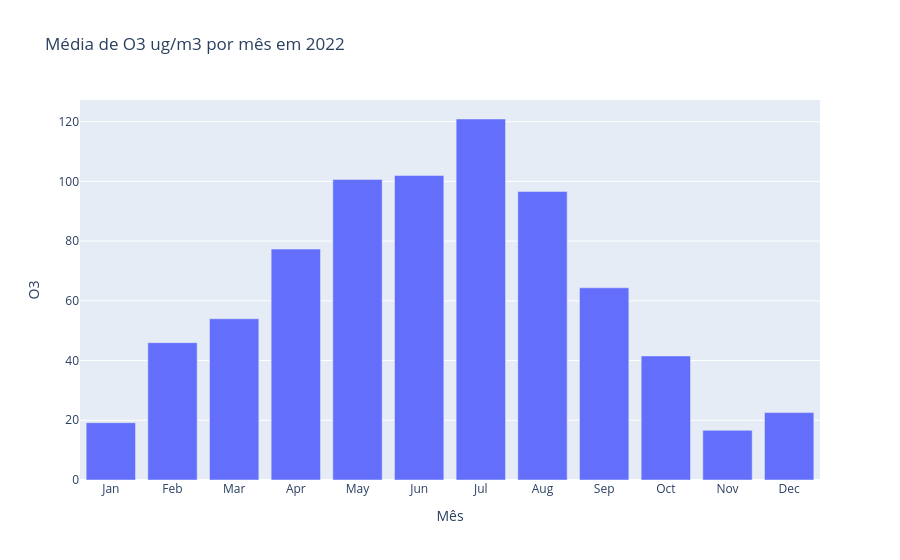

The code cell stored with this chart in its notebook:
### Code cell
import calendar

# Criar um DataFrame com os dados de 2022
df_2022 = df[df['Data'].dt.year == 2022]

# Agrupar os dados por mês e calcule a média de O3
df_2022_mensal = df_2022.groupby(df_2022['Data'].dt.month)['O3'].mean().reset_index()

# Adicionar uma coluna com os nomes dos meses
df_2022_mensal['Mês'] = df_2022_mensal['Data'].apply(lambda x: calendar.month_abbr[x])

# Criar um gráfico de barras
fig = px.bar(df_2022_mensal, x='Mês', y='O3', title='Média de O3 ug/m3 por mês em 2022')

# Mostrar o gráfico
fig.show()

### Figure 1 — Plotly figure (JSON) as saved in the notebook; plotly's stock layout.template omitted (floating-point values rounded to 4 significant figures)
{"data": [{"alignmentgroup": "True", "hovertemplate": "Mês=%{x}<br>O3=%{y}<extra></extra>", "legendgroup": "", "marker": {"color": "#636efa", "pattern": {"shape": ""}}, "name": "", "offsetgroup": "", "orientation": "v", "showlegend": false, "textposition": "auto", "type": "bar", "x": ["Jan", "Feb", "Mar", "Apr", "May", "Jun", "Jul", "Aug", "Sep", "Oct", "Nov", "Dec"], "xaxis": "x", "y": [19.19, 46, 54, 77.33, 100.7, 102, 120.9, 96.61, 64.37, 41.55, 16.63, 22.58], "yaxis": "y"}], "layout": {"barmode": "relative", "legend": {"tracegroupgap": 0}, "title": {"text": "Média de O3 ug/m3 por mês em 2022"}, "xaxis": {"anchor": "y", "domain": [0, 1], "title": {"text": "Mês"}}, "yaxis": {"anchor": "x", "domain": [0, 1], "title": {"text": "O3"}}}}
